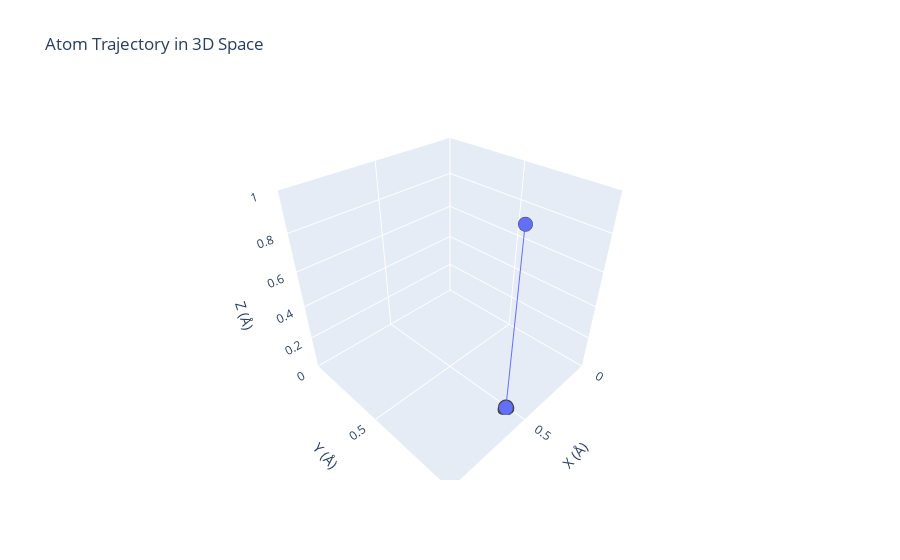

This figure's notebook cell:
### Code cell
with open("./samples/samples_low_noise.pickle", "rb") as f:
    samples = pickle.load(f)

print(samples.keys())
print(samples["all_frac_coords"].shape)
samples["atom_types"] = samples["atom_types"].cpu()
samples["angles"] = samples["angles"].cpu()
samples["lengths"] = samples["lengths"].cpu()
samples["num_atoms"] = samples["num_atoms"].cpu()
samples["frac_coords"] = samples["frac_coords"].cpu()
samples["all_frac_coords"] = samples["all_frac_coords"].cpu()

# Split atom types
split_atom_types = np.split(samples["atom_types"], np.cumsum(samples["num_atoms"])[:-1])

# Split fractional coordinates
split_frac_coords = np.split(samples["frac_coords"], np.cumsum(samples["num_atoms"])[:-1])


trajectories = [samples["all_frac_coords"][:, i*48:(i+1)*48] for i in range(50)]

individual_samples = []
for i in range(len(samples["num_atoms"])):
    individual_samples.append({"atom_types": split_atom_types[i], "frac_coords": split_frac_coords[i], "lengths": samples["lengths"][i], "angles": samples["angles"][i]})

print(trajectories[0].shape)
print(trajectories[0].min(), trajectories[0].max())
visualize_trajectory(trajectories[0][-100:,0,:], individual_samples[0]["lengths"])
